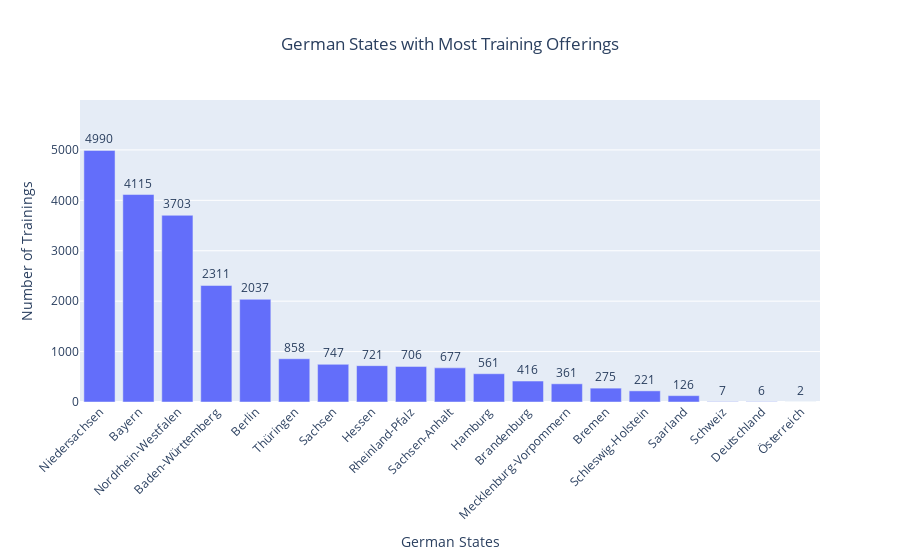

The cell this chart's notebook holds for it:
### Markdown cell above
<font size= "4">***BAR CHART FOR SHOWING THE TOP 20 STATES THAT OFFER MOST TRAININGS***</font>

### Code cell
import sqlite3
import plotly.express as px

db_connection = sqlite3.connect('weiterbildung_analysis.db')
cursor = db_connection.cursor()

query = '''
    SELECT land, COUNT(*) as count
    FROM schulisch_ausbildung
    WHERE land IS NOT NULL
    GROUP BY land
    ORDER BY count DESC
    LIMIT 20
'''
cursor.execute(query)
data = cursor.fetchall()

db_connection.close()

state_names = [entry[0] for entry in data]
training_counts = [entry[1] for entry in data]

fig = px.bar(
    x=state_names,
    y=training_counts, # Color bars based on state names
    title='German States with Most Training Offerings',
    labels={'x': 'German States', 'y': 'Number of Trainings'},
)

# Display the number of trainings on top of each bar
fig.update_traces(texttemplate='%{y}', textposition='outside')

# Rotate x-axis labels for better readability
fig.update_layout(xaxis_tickangle=-45)

# Set y-axis range to accommodate larger values
yaxis_range = [0, max(training_counts) + 1000]
fig.update_layout(yaxis_range=yaxis_range,title_x=0.5)

fig.show()

### Figure 1 — Plotly figure (JSON) as saved in the notebook; plotly's stock layout.template omitted (floating-point values rounded to 4 significant figures)
{"data": [{"alignmentgroup": "True", "hovertemplate": "German States=%{x}<br>Number of Trainings=%{y}<extra></extra>", "legendgroup": "", "marker": {"color": "#636efa", "pattern": {"shape": ""}}, "name": "", "offsetgroup": "", "orientation": "v", "showlegend": false, "textposition": "outside", "texttemplate": "%{y}", "type": "bar", "x": ["Niedersachsen", "Bayern", "Nordrhein-Westfalen", "Baden-Württemberg", "Berlin", "Thüringen", "Sachsen", "Hessen", "Rheinland-Pfalz", "Sachsen-Anhalt", "Hamburg", "Brandenburg", "Mecklenburg-Vorpommern", "Bremen", "Schleswig-Holstein", "Saarland", "Schweiz", "Deutschland", "Österreich"], "xaxis": "x", "y": [4990, 4115, 3703, 2311, 2037, 858, 747, 721, 706, 677, 561, 416, 361, 275, 221, 126, 7, 6, 2], "yaxis": "y"}], "layout": {"barmode": "relative", "legend": {"tracegroupgap": 0}, "title": {"text": "German States with Most Training Offerings", "x": 0.5}, "xaxis": {"anchor": "y", "domain": [0, 1], "tickangle": -45, "title": {"text": "German States"}}, "yaxis": {"anchor": "x", "domain": [0, 1], "range": [0, 5990], "title": {"text": "Number of Trainings"}}}}
